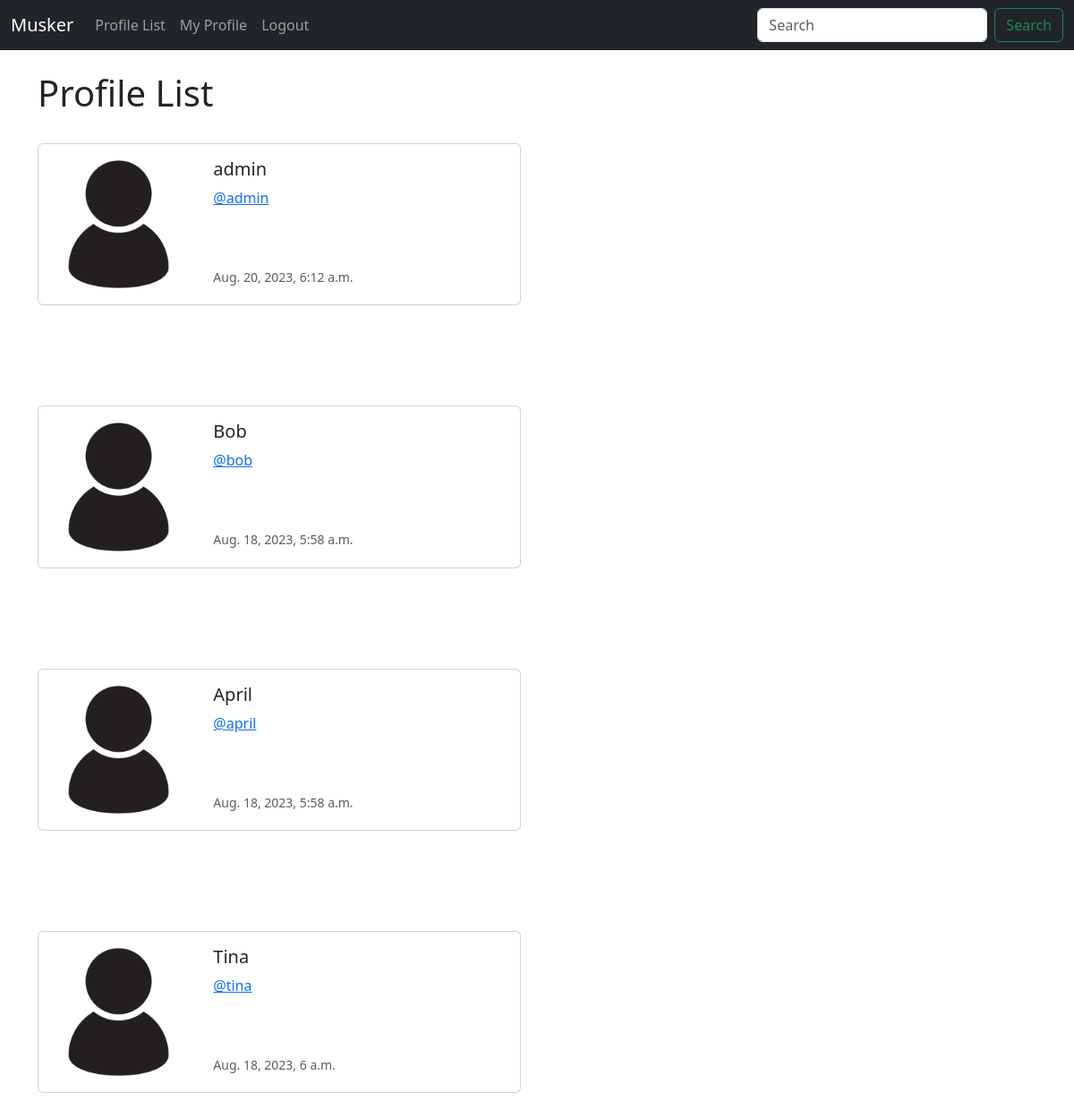
The page /profile_list/ (signed in) on the database as committed earlier.
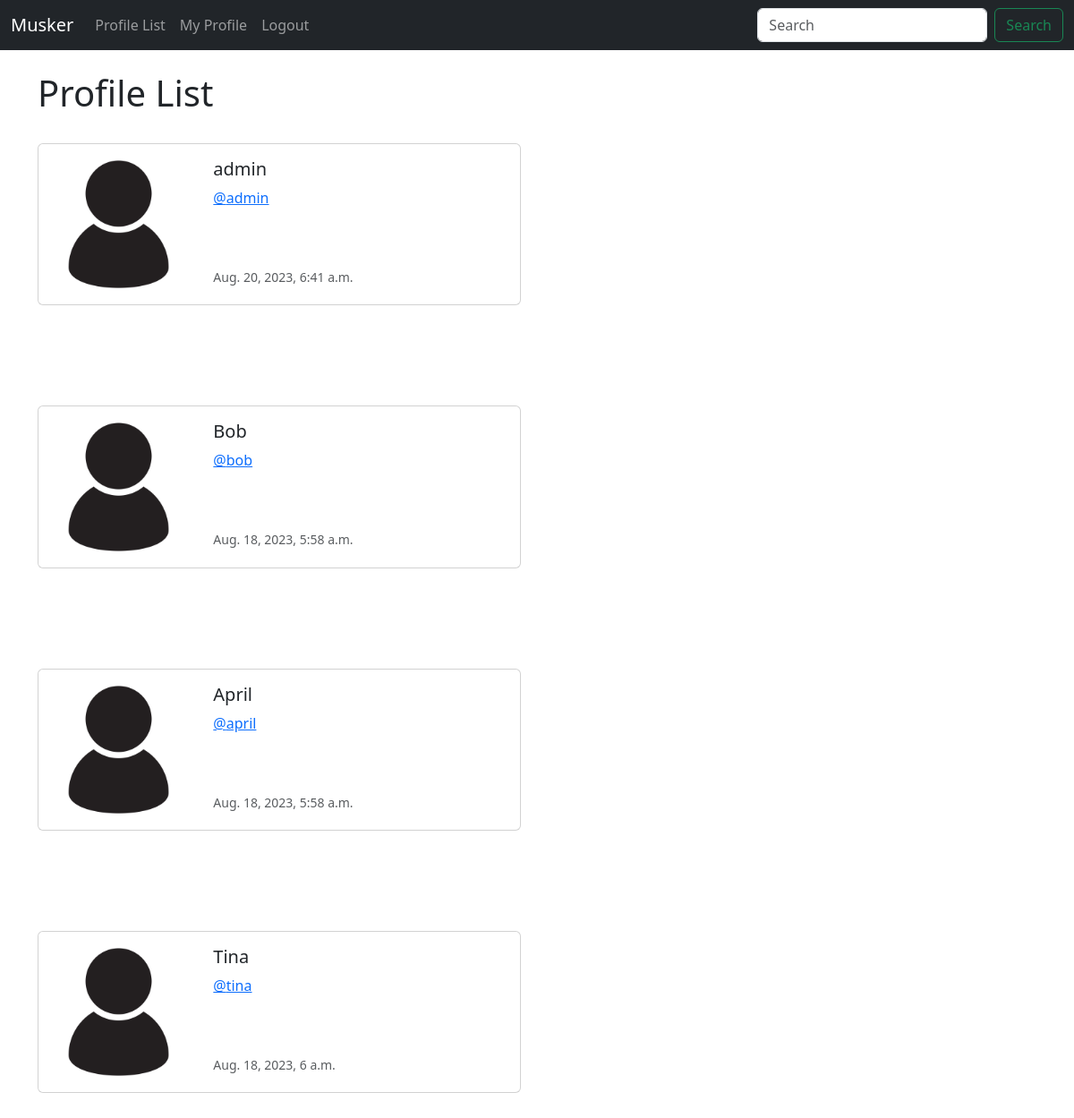
The same page on the database as committed later.
### musker/models.py (models this page shows, shortened)
class Profile(models.Model):
    user = models.OneToOneField(User, on_delete=models.CASCADE)
    follows = models.ManyToManyField("self",
                                     related_name="followed_by",
                                     symmetrical=False, #I can follow you, you dont have to follow me, vise versa
                                     blank=True)
    date_modified = models.DateTimeField(User, auto_now=True)

### musker/views.py (the view)
# urls.py: path('profile_list/', views.profile_list, name='profile_list'),
def profile_list(request):
    if request.user.is_authenticated:
        profiles = Profile.objects.exclude(user=request.user) # exclusing the current logged in user
        return render(request, 'profile_list.html', {"profiles" : profiles})
    else:
        messages.success(request, ("You Must Be Logged In!"))
        return redirect('home')

### musker/templates/profile_list.html
{% extends 'base.html' %}
{% load static %}
{% block content %}
 <h1>Profile List</h1>
 <br/>
    {% if profiles %}
        {% for profile in profiles %}
        <div class="card mb-3" style="max-width: 540px;">
            <div class="row g-0">
              <div class="col-md-4">
                <img src="{% static 'images/profile_icon.jpg' %}" class="img-fluid rounded-start" alt="...">
              </div>
              <div class="col-md-8">
                <div class="card-body">
                  <h5 class="card-title">{{ profile.user.username }}</h5>
                  <p class="card-text"> <a href="{% url 'profile' profile.user.id %}"> @{{ profile.user.username|lower }}</a></p> <br> <br>
                  <p class="card-text"><small class="text-body-secondary">{{ profile.date_modified }}</small></p>
                </div>
              </div>
            </div>
          </div>
          <br><br>
            <br/><br/>
        {% endfor %}
    {% endif %}
{% endblock content %}

### musker/templates/base.html (shortened to what this page needs)
<!DOCTYPE html>
<html lang="en">
<head>
    <link href="https://cdn.jsdelivr.net/npm/bootstrap@5.3.1/dist/css/bootstrap.min.css" rel="stylesheet">
</head>
<body>
    {% include 'navbar.html' %}
    <br>
    <div class="container">
    {% block content %}
    {% endblock content %}
    </div>
</body>
</html>

### musker/templates/navbar.html (shortened to what this page needs)
<nav class="navbar navbar-expand-lg navbar-dark bg-dark">
    <div class="container-fluid">
      <a class="navbar-brand" href="{% url 'home' %}">Musker</a>
      <div class="collapse navbar-collapse" id="navbarSupportedContent">
        <ul class="navbar-nav me-auto mb-2 mb-lg-0">
          <li class="nav-item">
            <a class="nav-link" href="{% url 'profile_list' %}">Profile List</a>
          </li>
          {% if user.is_authenticated %}
            <li class="nav-item">
              <a class="nav-link" href="{% url 'profile' request.user.id %}">My Profile</a>
            </li>
            <li class="nav-item">
              <a class="nav-link" href="{% url 'logout'  %}">Logout</a>
            </li>
          {% else %}
          <li class="nav-item">
            <a class="nav-link" href="{% url 'login' %}">Login</a>
          {% endif %}
        </ul>
        <form class="d-flex" role="search">
          <input class="form-control me-2" type="search" placeholder="Search" aria-label="Search">
          <button class="btn btn-outline-success" type="submit">Search</button>
        </form>
      </div>
    </div>
  </nav>

Rows that differ between the two databases and show on the page:
changed Profile "admin": date_modified "Aug. 20, 2023, 6:12 a.m." → "Aug. 20, 2023, 6:41 a.m."
